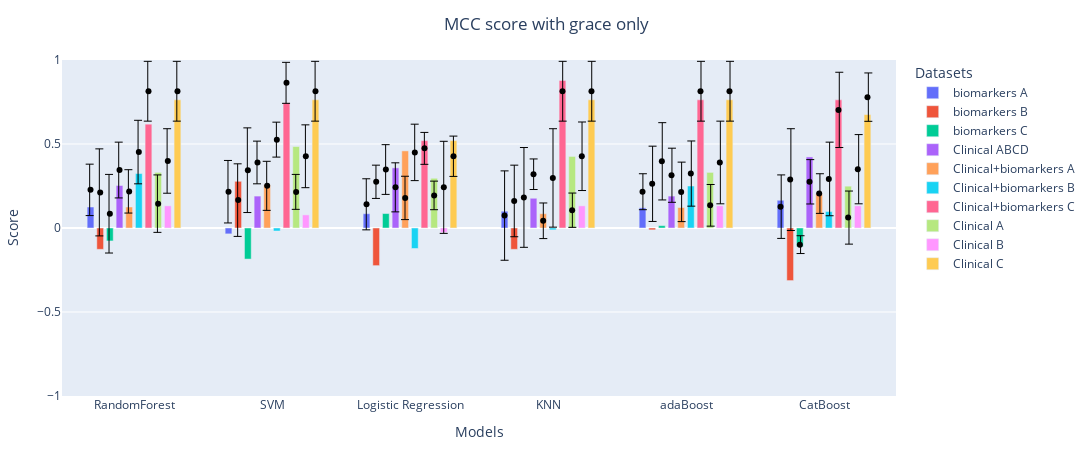
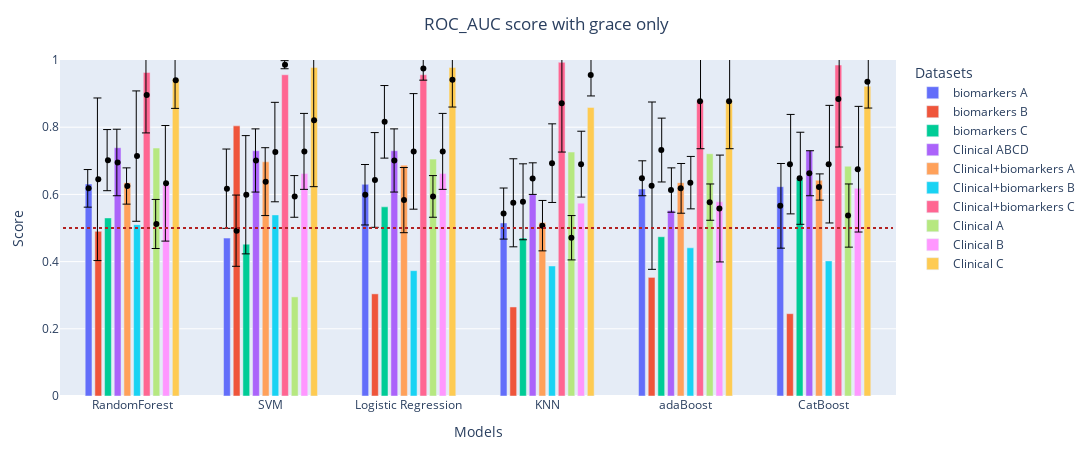

Notebook code for these charts, in order:
### Markdown cell above
#### Metrics on full datasets

### Code cell
# what metric to evaluate
# MCC F1 ROC_AUC
metrics = ['MCC', 'ROC_AUC']

for metric in metrics:
    # list of paths
    paths = [
            '../Optimisation files/Combined target/Biomarkers A/all/',
            '../Optimisation files/Combined target/Biomarkers B/all/',
            '../Optimisation files/Combined target/Biomarkers C/all/',
            '../Optimisation files/Combined target/Clinical ABCD/grace/',
            '../Optimisation files/Combined target/Biomarkers + Clinical A/grace/',
            '../Optimisation files/Combined target/Biomarkers + Clinical B/grace/',
            '../Optimisation files/Combined target/Biomarkers + Clinical C/grace/',
            '../Optimisation files/Combined target/Clinical A/grace/',
            '../Optimisation files/Combined target/Clinical B/grace/',
            '../Optimisation files/Combined target/Clinical C/grace/', 
            ]

    # create datframe for scores
    datasets = pd.DataFrame(columns=['biomarkers A','biomarkers B','biomarkers C','Clinical ABCD','Clinical+biomarkers A','Clinical+biomarkers B','Clinical+biomarkers C', 'Clinical A','Clinical B','Clinical C'])
    datasets_mean = pd.DataFrame(columns=['biomarkers A','biomarkers B','biomarkers C','Clinical ABCD','Clinical+biomarkers A','Clinical+biomarkers B','Clinical+biomarkers C', 'Clinical A','Clinical B','Clinical C'])
    datasets_std = pd.DataFrame(columns=['biomarkers A','biomarkers B','biomarkers C','Clinical ABCD','Clinical+biomarkers A','Clinical+biomarkers B','Clinical+biomarkers C', 'Clinical A','Clinical B','Clinical C'])

    # get dataframe with with scores of models from different datasets
    for i in range(len(paths)):
        table = pd.read_excel(f'{paths[i]}metrics_table.xlsx', header=[0,1], index_col=[0]) #ensemble: advanced_models_metrics, standart: metrics_table
        datasets[datasets.columns[i]] = list(table.loc[:, ('Scores on the test set', metric)].values.round(3)) 
        if metric == 'MCC':
            datasets_mean[datasets_mean.columns[i]] = list(table.loc[:, ('MCC, train set, cv=5', 'mean')].values.round(3)) 
            datasets_std[datasets_std.columns[i]] = list(table.loc[:, ('MCC, train set, cv=5', 'std')].values.round(3)) 
        if metric == 'ROC_AUC':
            datasets_mean[datasets_mean.columns[i]] = list(table.loc[:, ('ROC_AUC, train set, cv=5', 'mean')].values.round(3)) 
            datasets_std[datasets_std.columns[i]] = list(table.loc[:, ('ROC_AUC, train set, cv=5', 'std')].values.round(3)) 

    # list of models
    # standart models
    models=['RandomForest', 'SVM', 'Logistic Regression', 'KNN', 'adaBoost', 'CatBoost']
    # ensemble models
    # models=['Hard voting', 'Soft voting', 'Stacking', 'Bagging', 'adaBoosting']

    # create the graph
    fig = go.Figure(data=[go.Bar(name=column, x=models, y=datasets[column]) for column in datasets.columns])
        
    # add error whiskers from gridsearchCV
    if True:
        fig.add_traces([go.Box(name=column, x=models, 
                              y=datasets_mean[column], 
                              #  xaxis="x1",  
                              
                              marker=dict(color="black"), 
                              showlegend = False) for column in datasets.columns])
        fig.update_traces(
        selector=dict(type="box"), # update only boxes
        boxpoints="all", # show points
        pointpos=0, # centered
        jitter=0, # no jitter
        line_color="rgba(255,255,255,0)", # hide box lines
        fillcolor="rgba(255,255,255,0)", # hide box fill
        
        )
        fig.update_layout(boxmode="group",)

        fig.add_traces([go.Bar(name=column, x=models, 
                              y=datasets_mean[column], 
                              xaxis="x2",  
                              error_y=dict(type='data',  
                                            array=datasets_std[column], 
                                            color="rgba(0,0,0,1)",
                                            thickness=1), 
                              marker=dict(opacity=0,
                                          #  color="rgba(255,255,255,0)"
                                          ), 
                              showlegend = False) for column in datasets.columns])  
        

    fig.update_xaxes(title='Models')
    # Change the bar mode
    fig.update_layout(barmode='group', 
                      xaxis2={"overlaying": "x", "range": [-0.515, 5.515], "showticklabels": False},
                      bargap=0.30,
                      bargroupgap=0.3,
                      legend=dict(orientation="v", title='Datasets'), 
                      title=dict(text=f'{metric} score with grace only', x=0.5,),
                      margin=dict(l=60, r=20, t=60, b=40),)

    fig.update_yaxes(title='Score', range=[-1., 1.0])


    # add dotted line for ROC AUC = 0.5
    if metric == 'ROC_AUC':
        fig.update_yaxes(title='Score', range=[0., 1.0])
        fig.add_shape(type='line',
                        x0=-0.5,
                        y0=0.5,
                        x1=5.5,
                        y1=0.5,
                        line=dict(color='firebrick',  width=2, dash='dot'),
                        xref='x',
                        yref='y')   
    # figure size
    fig.update_layout(
        autosize=False,
        width=1300,
        height=450,) 
    fig.show()
    fig.write_image(f"../Optimisation files/Combined target/Metrics/{metric}_grace.pdf", engine="kaleido")

### Figure 1 — Plotly figure (JSON) as saved in the notebook; plotly's stock layout.template omitted (floating-point values rounded to 4 significant figures)
{"data": [{"name": "biomarkers A", "type": "bar", "x": ["RandomForest", "SVM", "Logistic Regression", "KNN", "adaBoost", "CatBoost"], "y": [0.125, -0.035, 0.085, 0.1, 0.12, 0.165]}, {"name": "biomarkers B", "type": "bar", "x": ["RandomForest", "SVM", "Logistic Regression", "KNN", "adaBoost", "CatBoost"], "y": [-0.127, 0.278, -0.224, -0.127, -0.011, -0.313]}, {"name": "biomarkers C", "type": "bar", "x": ["RandomForest", "SVM", "Logistic Regression", "KNN", "adaBoost", "CatBoost"], "y": [-0.077, -0.185, 0.086, 0, 0.014, -0.111]}, {"name": "Clinical ABCD", "type": "bar", "x": ["RandomForest", "SVM", "Logistic Regression", "KNN", "adaBoost", "CatBoost"], "y": [0.253, 0.19, 0.358, 0.177, 0.19, 0.423]}, {"name": "Clinical+biomarkers A", "type": "bar", "x": ["RandomForest", "SVM", "Logistic Regression", "KNN", "adaBoost", "CatBoost"], "y": [0.125, 0.257, 0.459, 0.085, 0.122, 0.204]}, {"name": "Clinical+biomarkers B", "type": "bar", "x": ["RandomForest", "SVM", "Logistic Regression", "KNN", "adaBoost", "CatBoost"], "y": [0.324, -0.018, -0.122, -0.011, 0.25, 0.098]}, {"name": "Clinical+biomarkers C", "type": "bar", "x": ["RandomForest", "SVM", "Logistic Regression", "KNN", "adaBoost", "CatBoost"], "y": [0.618, 0.745, 0.52, 0.878, 0.763, 0.763]}, {"name": "Clinical A", "type": "bar", "x": ["RandomForest", "SVM", "Logistic Regression", "KNN", "adaBoost", "CatBoost"], "y": [0.331, 0.485, 0.296, 0.426, 0.331, 0.249]}, {"name": "Clinical B", "type": "bar", "x": ["RandomForest", "SVM", "Logistic Regression", "KNN", "adaBoost", "CatBoost"], "y": [0.132, 0.078, -0.026, 0.132, 0.132, 0.132]}, {"name": "Clinical C", "type": "bar", "x": ["RandomForest", "SVM", "Logistic Regression", "KNN", "adaBoost", "CatBoost"], "y": [0.763, 0.763, 0.52, 0.763, 0.763, 0.675]}, {"boxpoints": "all", "fillcolor": "rgba(255,255,255,0)", "jitter": 0, "line": {"color": "rgba(255,255,255,0)"}, "marker": {"color": "black"}, "name": "biomarkers A", "pointpos": 0, "showlegend": false, "type": "box", "x": ["RandomForest", "SVM", "Logistic Regression", "KNN", "adaBoost", "CatBoost"], "y": [0.227, 0.216, 0.141, 0.074, 0.216, 0.127]}, {"boxpoints": "all", "fillcolor": "rgba(255,255,255,0)", "jitter": 0, "line": {"color": "rgba(255,255,255,0)"}, "marker": {"color": "black"}, "name": "biomarkers B", "pointpos": 0, "showlegend": false, "type": "box", "x": ["RandomForest", "SVM", "Logistic Regression", "KNN", "adaBoost", "CatBoost"], "y": [0.212, 0.166, 0.275, 0.161, 0.263, 0.288]}, {"boxpoints": "all", "fillcolor": "rgba(255,255,255,0)", "jitter": 0, "line": {"color": "rgba(255,255,255,0)"}, "marker": {"color": "black"}, "name": "biomarkers C", "pointpos": 0, "showlegend": false, "type": "box", "x": ["RandomForest", "SVM", "Logistic Regression", "KNN", "adaBoost", "CatBoost"], "y": [0.085, 0.344, 0.348, 0.182, 0.397, -0.099]}, {"boxpoints": "all", "fillcolor": "rgba(255,255,255,0)", "jitter": 0, "line": {"color": "rgba(255,255,255,0)"}, "marker": {"color": "black"}, "name": "Clinical ABCD", "pointpos": 0, "showlegend": false, "type": "box", "x": ["RandomForest", "SVM", "Logistic Regression", "KNN", "adaBoost", "CatBoost"], "y": [0.345, 0.39, 0.242, 0.32, 0.314, 0.275]}, {"boxpoints": "all", "fillcolor": "rgba(255,255,255,0)", "jitter": 0, "line": {"color": "rgba(255,255,255,0)"}, "marker": {"color": "black"}, "name": "Clinical+biomarkers A", "pointpos": 0, "showlegend": false, "type": "box", "x": ["RandomForest", "SVM", "Logistic Regression", "KNN", "adaBoost", "CatBoost"], "y": [0.218, 0.251, 0.179, 0.043, 0.215, 0.205]}, {"boxpoints": "all", "fillcolor": "rgba(255,255,255,0)", "jitter": 0, "line": {"color": "rgba(255,255,255,0)"}, "marker": {"color": "black"}, "name": "Clinical+biomarkers B", "pointpos": 0, "showlegend": false, "type": "box", "x": ["RandomForest", "SVM", "Logistic Regression", "KNN", "adaBoost", "CatBoost"], "y": [0.452, 0.526, 0.45, 0.298, 0.324, 0.292]}, {"boxpoints": "all", "fillcolor": "rgba(255,255,255,0)", "jitter": 0, "line": {"color": "rgba(255,255,255,0)"}, "marker": {"color": "black"}, "name": "Clinical+biomarkers C", "pointpos": 0, "showlegend": false, "type": "box", "x": ["RandomForest", "SVM", "Logistic Regression", "KNN", "adaBoost", "CatBoost"], "y": [0.814, 0.864, 0.474, 0.814, 0.814, 0.703]}, {"boxpoints": "all", "fillcolor": "rgba(255,255,255,0)", "jitter": 0, "line": {"color": "rgba(255,255,255,0)"}, "marker": {"color": "black"}, "name": "Clinical A", "pointpos": 0, "showlegend": false, "type": "box", "x": ["RandomForest", "SVM", "Logistic Regression", "KNN", "adaBoost", "CatBoost"], "y": [0.145, 0.215, 0.194, 0.106, 0.135, 0.062]}, {"boxpoints": "all", "fillcolor": "rgba(255,255,255,0)", "jitter": 0, "line": {"color": "rgba(255,255,255,0)"}, "marker": {"color": "black"}, "name": "Clinical B", "pointpos": 0, "showlegend": false, "type": "box", "x": ["RandomForest", "SVM", "Logistic Regression", "KNN", "adaBoost", "CatBoost"], "y": [0.399, 0.427, 0.242, 0.427, 0.39, 0.35]}, {"boxpoints": "all", "fillcolor": "rgba(255,255,255,0)", "jitter": 0, "line": {"color": "rgba(255,255,255,0)"}, "marker": {"color": "black"}, "name": "Clinical C", "pointpos": 0, "showlegend": false, "type": "box", "x": ["RandomForest", "SVM", "Logistic Regression", "KNN", "adaBoost", "CatBoost"], "y": [0.814, 0.814, 0.427, 0.814, 0.814, 0.779]}, {"error_y": {"array": [0.153, 0.186, 0.152, 0.266, 0.107, 0.189], "color": "rgba(0,0,0,1)", "thickness": 1, "type": "data"}, "marker": {"opacity": 0}, "name": "biomarkers A", "showlegend": false, "type": "bar", "x": ["RandomForest", "SVM", "Logistic Regression", "KNN", "adaBoost", "CatBoost"], "xaxis": "x2", "y": [0.227, 0.216, 0.141, 0.074, 0.216, 0.127]}, {"error_y": {"array": [0.259, 0.216, 0.099, 0.213, 0.224, 0.303], "color": "rgba(0,0,0,1)", "thickness": 1, "type": "data"}, "marker": {"opacity": 0}, "name": "biomarkers B", "showlegend": false, "type": "bar", "x": ["RandomForest", "SVM", "Logistic Regression", "KNN", "adaBoost", "CatBoost"], "xaxis": "x2", "y": [0.212, 0.166, 0.275, 0.161, 0.263, 0.288]}, {"error_y": {"array": [0.234, 0.252, 0.148, 0.297, 0.23, 0.053], "color": "rgba(0,0,0,1)", "thickness": 1, "type": "data"}, "marker": {"opacity": 0}, "name": "biomarkers C", "showlegend": false, "type": "bar", "x": ["RandomForest", "SVM", "Logistic Regression", "KNN", "adaBoost", "CatBoost"], "xaxis": "x2", "y": [0.085, 0.344, 0.348, 0.182, 0.397, -0.099]}, {"error_y": {"array": [0.166, 0.127, 0.146, 0.091, 0.161, 0.132], "color": "rgba(0,0,0,1)", "thickness": 1, "type": "data"}, "marker": {"opacity": 0}, "name": "Clinical ABCD", "showlegend": false, "type": "bar", "x": ["RandomForest", "SVM", "Logistic Regression", "KNN", "adaBoost", "CatBoost"], "xaxis": "x2", "y": [0.345, 0.39, 0.242, 0.32, 0.314, 0.275]}, {"error_y": {"array": [0.129, 0.146, 0.129, 0.106, 0.177, 0.118], "color": "rgba(0,0,0,1)", "thickness": 1, "type": "data"}, "marker": {"opacity": 0}, "name": "Clinical+biomarkers A", "showlegend": false, "type": "bar", "x": ["RandomForest", "SVM", "Logistic Regression", "KNN", "adaBoost", "CatBoost"], "xaxis": "x2", "y": [0.218, 0.251, 0.179, 0.043, 0.215, 0.205]}, {"error_y": {"array": [0.189, 0.104, 0.168, 0.293, 0.194, 0.219], "color": "rgba(0,0,0,1)", "thickness": 1, "type": "data"}, "marker": {"opacity": 0}, "name": "Clinical+biomarkers B", "showlegend": false, "type": "bar", "x": ["RandomForest", "SVM", "Logistic Regression", "KNN", "adaBoost", "CatBoost"], "xaxis": "x2", "y": [0.452, 0.526, 0.45, 0.298, 0.324, 0.292]}, {"error_y": {"array": [0.178, 0.122, 0.095, 0.178, 0.178, 0.224], "color": "rgba(0,0,0,1)", "thickness": 1, "type": "data"}, "marker": {"opacity": 0}, "name": "Clinical+biomarkers C", "showlegend": false, "type": "bar", "x": ["RandomForest", "SVM", "Logistic Regression", "KNN", "adaBoost", "CatBoost"], "xaxis": "x2", "y": [0.814, 0.864, 0.474, 0.814, 0.814, 0.703]}, {"error_y": {"array": [0.171, 0.104, 0.085, 0.102, 0.124, 0.158], "color": "rgba(0,0,0,1)", "thickness": 1, "type": "data"}, "marker": {"opacity": 0}, "name": "Clinical A", "showlegend": false, "type": "bar", "x": ["RandomForest", "SVM", "Logistic Regression", "KNN", "adaBoost", "CatBoost"], "xaxis": "x2", "y": [0.145, 0.215, 0.194, 0.106, 0.135, 0.062]}, {"error_y": {"array": [0.192, 0.187, 0.274, 0.204, 0.246, 0.206], "color": "rgba(0,0,0,1)", "thickness": 1, "type": "data"}, "marker": {"opacity": 0}, "name": "Clinical B", "showlegend": false, "type": "bar", "x": ["RandomForest", "SVM", "Logistic Regression", "KNN", "adaBoost", "CatBoost"], "xaxis": "x2", "y": [0.399, 0.427, 0.242, 0.427, 0.39, 0.35]}, {"error_y": {"array": [0.178, 0.178, 0.12, 0.178, 0.178, 0.144], "color": "rgba(0,0,0,1)", "thickness": 1, "type": "data"}, "marker": {"opacity": 0}, "name": "Clinical C", "showlegend": false, "type": "bar", "x": ["RandomForest", "SVM", "Logistic Regression", "KNN", "adaBoost", "CatBoost"], "xaxis": "x2", "y": [0.814, 0.814, 0.427, 0.814, 0.814, 0.779]}], "layout": {"autosize": false, "bargap": 0.3, "bargroupgap": 0.3, "barmode": "group", "boxmode": "group", "height": 450, "legend": {"orientation": "v", "title": {"text": "Datasets"}}, "margin": {"b": 40, "l": 60, "r": 20, "t": 60}, "title": {"text": "MCC score with grace only", "x": 0.5}, "width": 1300, "xaxis": {"title": {"text": "Models"}}, "xaxis2": {"overlaying": "x", "range": [-0.515, 5.515], "showticklabels": false}, "yaxis": {"range": [-1, 1], "title": {"text": "Score"}}}}

### Figure 2 — Plotly figure (JSON) as saved in the notebook; plotly's stock layout.template omitted (floating-point values rounded to 4 significant figures)
{"data": [{"name": "biomarkers A", "type": "bar", "x": ["RandomForest", "SVM", "Logistic Regression", "KNN", "adaBoost", "CatBoost"], "y": [0.631, 0.47, 0.63, 0.515, 0.616, 0.623]}, {"name": "biomarkers B", "type": "bar", "x": ["RandomForest", "SVM", "Logistic Regression", "KNN", "adaBoost", "CatBoost"], "y": [0.49, 0.804, 0.304, 0.265, 0.353, 0.245]}, {"name": "biomarkers C", "type": "bar", "x": ["RandomForest", "SVM", "Logistic Regression", "KNN", "adaBoost", "CatBoost"], "y": [0.53, 0.452, 0.563, 0.47, 0.474, 0.644]}, {"name": "Clinical ABCD", "type": "bar", "x": ["RandomForest", "SVM", "Logistic Regression", "KNN", "adaBoost", "CatBoost"], "y": [0.739, 0.73, 0.73, 0.601, 0.552, 0.731]}, {"name": "Clinical+biomarkers A", "type": "bar", "x": ["RandomForest", "SVM", "Logistic Regression", "KNN", "adaBoost", "CatBoost"], "y": [0.635, 0.697, 0.687, 0.516, 0.635, 0.642]}, {"name": "Clinical+biomarkers B", "type": "bar", "x": ["RandomForest", "SVM", "Logistic Regression", "KNN", "adaBoost", "CatBoost"], "y": [0.51, 0.539, 0.373, 0.387, 0.441, 0.402]}, {"name": "Clinical+biomarkers C", "type": "bar", "x": ["RandomForest", "SVM", "Logistic Regression", "KNN", "adaBoost", "CatBoost"], "y": [0.963, 0.956, 0.956, 0.993, 0.881, 0.985]}, {"name": "Clinical A", "type": "bar", "x": ["RandomForest", "SVM", "Logistic Regression", "KNN", "adaBoost", "CatBoost"], "y": [0.738, 0.295, 0.705, 0.726, 0.721, 0.684]}, {"name": "Clinical B", "type": "bar", "x": ["RandomForest", "SVM", "Logistic Regression", "KNN", "adaBoost", "CatBoost"], "y": [0.627, 0.662, 0.662, 0.574, 0.578, 0.618]}, {"name": "Clinical C", "type": "bar", "x": ["RandomForest", "SVM", "Logistic Regression", "KNN", "adaBoost", "CatBoost"], "y": [0.944, 0.978, 0.978, 0.859, 0.881, 0.922]}, {"boxpoints": "all", "fillcolor": "rgba(255,255,255,0)", "jitter": 0, "line": {"color": "rgba(255,255,255,0)"}, "marker": {"color": "black"}, "name": "biomarkers A", "pointpos": 0, "showlegend": false, "type": "box", "x": ["RandomForest", "SVM", "Logistic Regression", "KNN", "adaBoost", "CatBoost"], "y": [0.618, 0.617, 0.599, 0.543, 0.648, 0.566]}, {"boxpoints": "all", "fillcolor": "rgba(255,255,255,0)", "jitter": 0, "line": {"color": "rgba(255,255,255,0)"}, "marker": {"color": "black"}, "name": "biomarkers B", "pointpos": 0, "showlegend": false, "type": "box", "x": ["RandomForest", "SVM", "Logistic Regression", "KNN", "adaBoost", "CatBoost"], "y": [0.645, 0.492, 0.643, 0.575, 0.626, 0.69]}, {"boxpoints": "all", "fillcolor": "rgba(255,255,255,0)", "jitter": 0, "line": {"color": "rgba(255,255,255,0)"}, "marker": {"color": "black"}, "name": "biomarkers C", "pointpos": 0, "showlegend": false, "type": "box", "x": ["RandomForest", "SVM", "Logistic Regression", "KNN", "adaBoost", "CatBoost"], "y": [0.702, 0.599, 0.816, 0.578, 0.732, 0.648]}, {"boxpoints": "all", "fillcolor": "rgba(255,255,255,0)", "jitter": 0, "line": {"color": "rgba(255,255,255,0)"}, "marker": {"color": "black"}, "name": "Clinical ABCD", "pointpos": 0, "showlegend": false, "type": "box", "x": ["RandomForest", "SVM", "Logistic Regression", "KNN", "adaBoost", "CatBoost"], "y": [0.695, 0.701, 0.701, 0.647, 0.613, 0.663]}, {"boxpoints": "all", "fillcolor": "rgba(255,255,255,0)", "jitter": 0, "line": {"color": "rgba(255,255,255,0)"}, "marker": {"color": "black"}, "name": "Clinical+biomarkers A", "pointpos": 0, "showlegend": false, "type": "box", "x": ["RandomForest", "SVM", "Logistic Regression", "KNN", "adaBoost", "CatBoost"], "y": [0.625, 0.638, 0.583, 0.507, 0.618, 0.622]}, {"boxpoints": "all", "fillcolor": "rgba(255,255,255,0)", "jitter": 0, "line": {"color": "rgba(255,255,255,0)"}, "marker": {"color": "black"}, "name": "Clinical+biomarkers B", "pointpos": 0, "showlegend": false, "type": "box", "x": ["RandomForest", "SVM", "Logistic Regression", "KNN", "adaBoost", "CatBoost"], "y": [0.714, 0.726, 0.728, 0.693, 0.635, 0.69]}, {"boxpoints": "all", "fillcolor": "rgba(255,255,255,0)", "jitter": 0, "line": {"color": "rgba(255,255,255,0)"}, "marker": {"color": "black"}, "name": "Clinical+biomarkers C", "pointpos": 0, "showlegend": false, "type": "box", "x": ["RandomForest", "SVM", "Logistic Regression", "KNN", "adaBoost", "CatBoost"], "y": [0.896, 0.986, 0.975, 0.871, 0.877, 0.884]}, {"boxpoints": "all", "fillcolor": "rgba(255,255,255,0)", "jitter": 0, "line": {"color": "rgba(255,255,255,0)"}, "marker": {"color": "black"}, "name": "Clinical A", "pointpos": 0, "showlegend": false, "type": "box", "x": ["RandomForest", "SVM", "Logistic Regression", "KNN", "adaBoost", "CatBoost"], "y": [0.512, 0.594, 0.594, 0.471, 0.577, 0.537]}, {"boxpoints": "all", "fillcolor": "rgba(255,255,255,0)", "jitter": 0, "line": {"color": "rgba(255,255,255,0)"}, "marker": {"color": "black"}, "name": "Clinical B", "pointpos": 0, "showlegend": false, "type": "box", "x": ["RandomForest", "SVM", "Logistic Regression", "KNN", "adaBoost", "CatBoost"], "y": [0.633, 0.728, 0.728, 0.69, 0.558, 0.675]}, {"boxpoints": "all", "fillcolor": "rgba(255,255,255,0)", "jitter": 0, "line": {"color": "rgba(255,255,255,0)"}, "marker": {"color": "black"}, "name": "Clinical C", "pointpos": 0, "showlegend": false, "type": "box", "x": ["RandomForest", "SVM", "Logistic Regression", "KNN", "adaBoost", "CatBoost"], "y": [0.94, 0.821, 0.941, 0.955, 0.877, 0.935]}, {"error_y": {"array": [0.056, 0.118, 0.09, 0.076, 0.052, 0.126], "color": "rgba(0,0,0,1)", "thickness": 1, "type": "data"}, "marker": {"opacity": 0}, "name": "biomarkers A", "showlegend": false, "type": "bar", "x": ["RandomForest", "SVM", "Logistic Regression", "KNN", "adaBoost", "CatBoost"], "xaxis": "x2", "y": [0.618, 0.617, 0.599, 0.543, 0.648, 0.566]}, {"error_y": {"array": [0.242, 0.106, 0.141, 0.131, 0.249, 0.148], "color": "rgba(0,0,0,1)", "thickness": 1, "type": "data"}, "marker": {"opacity": 0}, "name": "biomarkers B", "showlegend": false, "type": "bar", "x": ["RandomForest", "SVM", "Logistic Regression", "KNN", "adaBoost", "CatBoost"], "xaxis": "x2", "y": [0.645, 0.492, 0.643, 0.575, 0.626, 0.69]}, {"error_y": {"array": [0.091, 0.176, 0.108, 0.113, 0.095, 0.137], "color": "rgba(0,0,0,1)", "thickness": 1, "type": "data"}, "marker": {"opacity": 0}, "name": "biomarkers C", "showlegend": false, "type": "bar", "x": ["RandomForest", "SVM", "Logistic Regression", "KNN", "adaBoost", "CatBoost"], "xaxis": "x2", "y": [0.702, 0.599, 0.816, 0.578, 0.732, 0.648]}, {"error_y": {"array": [0.099, 0.094, 0.094, 0.047, 0.066, 0.067], "color": "rgba(0,0,0,1)", "thickness": 1, "type": "data"}, "marker": {"opacity": 0}, "name": "Clinical ABCD", "showlegend": false, "type": "bar", "x": ["RandomForest", "SVM", "Logistic Regression", "KNN", "adaBoost", "CatBoost"], "xaxis": "x2", "y": [0.695, 0.701, 0.701, 0.647, 0.613, 0.663]}, {"error_y": {"array": [0.054, 0.101, 0.097, 0.075, 0.074, 0.039], "color": "rgba(0,0,0,1)", "thickness": 1, "type": "data"}, "marker": {"opacity": 0}, "name": "Clinical+biomarkers A", "showlegend": false, "type": "bar", "x": ["RandomForest", "SVM", "Logistic Regression", "KNN", "adaBoost", "CatBoost"], "xaxis": "x2", "y": [0.625, 0.638, 0.583, 0.507, 0.618, 0.622]}, {"error_y": {"array": [0.194, 0.148, 0.172, 0.117, 0.078, 0.175], "color": "rgba(0,0,0,1)", "thickness": 1, "type": "data"}, "marker": {"opacity": 0}, "name": "Clinical+biomarkers B", "showlegend": false, "type": "bar", "x": ["RandomForest", "SVM", "Logistic Regression", "KNN", "adaBoost", "CatBoost"], "xaxis": "x2", "y": [0.714, 0.726, 0.728, 0.693, 0.635, 0.69]}, {"error_y": {"array": [0.113, 0.012, 0.035, 0.145, 0.141, 0.143], "color": "rgba(0,0,0,1)", "thickness": 1, "type": "data"}, "marker": {"opacity": 0}, "name": "Clinical+biomarkers C", "showlegend": false, "type": "bar", "x": ["RandomForest", "SVM", "Logistic Regression", "KNN", "adaBoost", "CatBoost"], "xaxis": "x2", "y": [0.896, 0.986, 0.975, 0.871, 0.877, 0.884]}, {"error_y": {"array": [0.073, 0.062, 0.062, 0.066, 0.054, 0.094], "color": "rgba(0,0,0,1)", "thickness": 1, "type": "data"}, "marker": {"opacity": 0}, "name": "Clinical A", "showlegend": false, "type": "bar", "x": ["RandomForest", "SVM", "Logistic Regression", "KNN", "adaBoost", "CatBoost"], "xaxis": "x2", "y": [0.512, 0.594, 0.594, 0.471, 0.577, 0.537]}, {"error_y": {"array": [0.172, 0.113, 0.113, 0.098, 0.159, 0.187], "color": "rgba(0,0,0,1)", "thickness": 1, "type": "data"}, "marker": {"opacity": 0}, "name": "Clinical B", "showlegend": false, "type": "bar", "x": ["RandomForest", "SVM", "Logistic Regression", "KNN", "adaBoost", "CatBoost"], "xaxis": "x2", "y": [0.633, 0.728, 0.728, 0.69, 0.558, 0.675]}, {"error_y": {"array": [0.084, 0.198, 0.081, 0.062, 0.141, 0.078], "color": "rgba(0,0,0,1)", "thickness": 1, "type": "data"}, "marker": {"opacity": 0}, "name": "Clinical C", "showlegend": false, "type": "bar", "x": ["RandomForest", "SVM", "Logistic Regression", "KNN", "adaBoost", "CatBoost"], "xaxis": "x2", "y": [0.94, 0.821, 0.941, 0.955, 0.877, 0.935]}], "layout": {"autosize": false, "bargap": 0.3, "bargroupgap": 0.3, "barmode": "group", "boxmode": "group", "height": 450, "legend": {"orientation": "v", "title": {"text": "Datasets"}}, "margin": {"b": 40, "l": 60, "r": 20, "t": 60}, "shapes": [{"line": {"color": "firebrick", "dash": "dot", "width": 2}, "type": "line", "x0": -0.5, "x1": 5.5, "xref": "x", "y0": 0.5, "y1": 0.5, "yref": "y"}], "title": {"text": "ROC_AUC score with grace only", "x": 0.5}, "width": 1300, "xaxis": {"title": {"text": "Models"}}, "xaxis2": {"overlaying": "x", "range": [-0.515, 5.515], "showticklabels": false}, "yaxis": {"range": [0, 1], "title": {"text": "Score"}}}}
